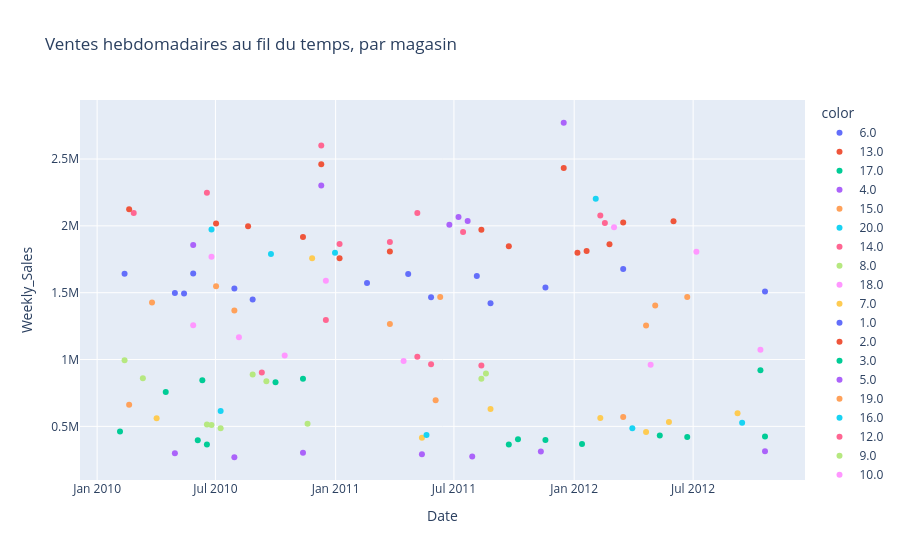

Notebook source saved alongside this figure:
### Markdown cell above
Le nuage de points est considérablement moins contrasté que ne pouvait l'être l'analyse précédente. Les répartitions ne semblent pas être dominées par les semaines en particulier, et il semble que l'effet de la répartition inter-magasin écrase complètement toute régularité dans les distributions hebdomadaires. On notera toutefois que les cinq valeurs les plus élevées semblent toutes être situées à une période précédant légèrement janvier, possiblement le Black Friday ou Noel.

### Code cell
px.scatter(df.dropna(subset=["Date"]), x="Date", y="Weekly_Sales",
           color=df.dropna(subset=["Date"])["Store"].astype(str),
           title="Ventes hebdomadaires au fil du temps, par magasin")

### Figure 1 — Plotly figure (JSON) as saved in the notebook; plotly's stock layout.template omitted (floating-point values rounded to 4 significant figures)
{"data": [{"hovertemplate": "color=6.0<br>Date=%{x}<br>Weekly_Sales=%{y}<extra></extra>", "legendgroup": "6.0", "marker": {"color": "#636efa", "symbol": "circle"}, "mode": "markers", "name": "6.0", "orientation": "v", "showlegend": true, "type": "scatter", "x": ["2011-02-18T00:00:00", "2010-05-28T00:00:00", "2010-04-30T00:00:00", "2011-08-26T00:00:00", "2010-07-30T00:00:00", "2012-10-19T00:00:00", "2011-04-22T00:00:00"], "xaxis": "x", "y": [1572000.0, 1644000.0, 1498000.0, 1420000.0, 1532000.0, NaN, 1639000.0], "yaxis": "y"}, {"hovertemplate": "color=13.0<br>Date=%{x}<br>Weekly_Sales=%{y}<extra></extra>", "legendgroup": "13.0", "marker": {"color": "#EF553B", "symbol": "circle"}, "mode": "markers", "name": "13.0", "orientation": "v", "showlegend": true, "type": "scatter", "x": ["2011-03-25T00:00:00", "2010-08-20T00:00:00", "2012-06-01T00:00:00", "2011-09-23T00:00:00", "2010-12-10T00:00:00", "2010-07-02T00:00:00", "2012-01-20T00:00:00", "2011-08-12T00:00:00", "2012-03-16T00:00:00"], "xaxis": "x", "y": [1808000.0, 1997000.0, 2035000.0, 1847000.0, 2461000.0, 2018000.0, 1812000.0, 1970000.0, 2026000.0], "yaxis": "y"}, {"hovertemplate": "color=17.0<br>Date=%{x}<br>Weekly_Sales=%{y}<extra></extra>", "legendgroup": "17.0", "marker": {"color": "#00cc96", "symbol": "circle"}, "mode": "markers", "name": "17.0", "orientation": "v", "showlegend": true, "type": "scatter", "x": ["2012-07-27T00:00:00", "2010-10-01T00:00:00", "2012-10-12T00:00:00", "2010-04-16T00:00:00", "2010-11-12T00:00:00", "2010-06-11T00:00:00"], "xaxis": "x", "y": [NaN, 829200.0, 919900.0, 757700.0, 855500.0, 845300.0], "yaxis": "y"}, {"hovertemplate": "color=4.0<br>Date=%{x}<br>Weekly_Sales=%{y}<extra></extra>", "legendgroup": "4.0", "marker": {"color": "#ab63fa", "symbol": "circle"}, "mode": "markers", "name": "4.0", "orientation": "v", "showlegend": true, "type": "scatter", "x": ["2010-05-28T00:00:00", "2011-06-24T00:00:00", "2011-01-07T00:00:00", "2011-12-16T00:00:00", "2010-12-10T00:00:00", "2011-07-22T00:00:00", "2011-07-08T00:00:00"], "xaxis": "x", "y": [1858000.0, 2008000.0, NaN, 2771000.0, 2303000.0, 2036000.0, 2067000.0], "yaxis": "y"}, {"hovertemplate": "color=15.0<br>Date=%{x}<br>Weekly_Sales=%{y}<extra></extra>", "legendgroup": "15.0", "marker": {"color": "#FFA15A", "symbol": "circle"}, "mode": "markers", "name": "15.0", "orientation": "v", "showlegend": true, "type": "scatter", "x": ["2011-06-03T00:00:00", "2012-03-16T00:00:00", "2010-02-19T00:00:00"], "xaxis": "x", "y": [695400.0, 570600.0, 660800.0], "yaxis": "y"}, {"hovertemplate": "color=20.0<br>Date=%{x}<br>Weekly_Sales=%{y}<extra></extra>", "legendgroup": "20.0", "marker": {"color": "#19d3f3", "symbol": "circle"}, "mode": "markers", "name": "20.0", "orientation": "v", "showlegend": true, "type": "scatter", "x": ["2012-02-03T00:00:00", "2010-03-26T00:00:00", "2012-09-07T00:00:00", "2010-06-25T00:00:00", "2010-09-24T00:00:00", "2010-12-31T00:00:00"], "xaxis": "x", "y": [2204000.0, NaN, NaN, 1973000.0, 1790000.0, 1800000.0], "yaxis": "y"}, {"hovertemplate": "color=14.0<br>Date=%{x}<br>Weekly_Sales=%{y}<extra></extra>", "legendgroup": "14.0", "marker": {"color": "#FF6692", "symbol": "circle"}, "mode": "markers", "name": "14.0", "orientation": "v", "showlegend": true, "type": "scatter", "x": ["2010-12-10T00:00:00", "2012-02-10T00:00:00", "2011-03-25T00:00:00", "2012-02-17T00:00:00", "2011-05-06T00:00:00", "2011-07-15T00:00:00", "2010-02-26T00:00:00", "2011-01-07T00:00:00", "2010-06-18T00:00:00"], "xaxis": "x", "y": [2601000.0, 2077000.0, 1879000.0, 2021000.0, 2096000.0, 1954000.0, 2096000.0, 1865000.0, 2249000.0], "yaxis": "y"}, {"hovertemplate": "color=8.0<br>Date=%{x}<br>Weekly_Sales=%{y}<extra></extra>", "legendgroup": "8.0", "marker": {"color": "#B6E880", "symbol": "circle"}, "mode": "markers", "name": "8.0", "orientation": "v", "showlegend": true, "type": "scatter", "x": ["2011-08-19T00:00:00", "2010-08-27T00:00:00", "2010-09-03T00:00:00", "2010-03-12T00:00:00", "2010-02-12T00:00:00", "2010-09-17T00:00:00", "2011-07-22T00:00:00", "2011-08-12T00:00:00"], "xaxis": "x", "y": [895100.0, 888800.0, NaN, 860300.0, 994800.0, 836700.0, NaN, 856800.0], "yaxis": "y"}, {"hovertemplate": "color=18.0<br>Date=%{x}<br>Weekly_Sales=%{y}<extra></extra>", "legendgroup": "18.0", "marker": {"color": "#FF97FF", "symbol": "circle"}, "mode": "markers", "name": "18.0", "orientation": "v", "showlegend": true, "type": "scatter", "x": ["2010-10-15T00:00:00", "2012-10-12T00:00:00", "2011-04-15T00:00:00", "2012-04-27T00:00:00", "2010-08-06T00:00:00", "2010-12-17T00:00:00", "2010-05-28T00:00:00"], "xaxis": "x", "y": [1030000.0, 1074000.0, 988200.0, 961200.0, 1166000.0, 1588000.0, 1256000.0], "yaxis": "y"}, {"hovertemplate": "color=7.0<br>Date=%{x}<br>Weekly_Sales=%{y}<extra></extra>", "legendgroup": "7.0", "marker": {"color": "#FECB52", "symbol": "circle"}, "mode": "markers", "name": "7.0", "orientation": "v", "showlegend": true, "type": "scatter", "x": ["2011-05-13T00:00:00", "2010-04-02T00:00:00", "2012-02-10T00:00:00", "2011-08-26T00:00:00", "2012-04-20T00:00:00", "2012-09-07T00:00:00", "2012-05-25T00:00:00"], "xaxis": "x", "y": [414100.0, 561100.0, 563500.0, 630000.0, 457300.0, 597900.0, 532700.0], "yaxis": "y"}, {"hovertemplate": "color=1.0<br>Date=%{x}<br>Weekly_Sales=%{y}<extra></extra>", "legendgroup": "1.0", "marker": {"color": "#636efa", "symbol": "circle"}, "mode": "markers", "name": "1.0", "orientation": "v", "showlegend": true, "type": "scatter", "x": ["2012-03-16T00:00:00", "2010-02-12T00:00:00", "2011-08-05T00:00:00", "2010-08-27T00:00:00", "2012-10-19T00:00:00", "2011-11-18T00:00:00", "2010-05-14T00:00:00", "2011-12-09T00:00:00", "2011-05-27T00:00:00", "2010-09-24T00:00:00"], "xaxis": "x", "y": [1677000.0, 1642000.0, 1624000.0, 1449000.0, 1508000.0, 1539000.0, 1494000.0, NaN, 1466000.0, NaN], "yaxis": "y"}, {"hovertemplate": "color=2.0<br>Date=%{x}<br>Weekly_Sales=%{y}<extra></extra>", "legendgroup": "2.0", "marker": {"color": "#EF553B", "symbol": "circle"}, "mode": "markers", "name": "2.0", "orientation": "v", "showlegend": true, "type": "scatter", "x": ["2011-12-16T00:00:00", "2012-02-24T00:00:00", "2010-11-12T00:00:00", "2011-01-07T00:00:00", "2012-01-06T00:00:00", "2010-02-19T00:00:00"], "xaxis": "x", "y": [2433000.0, 1862000.0, 1917000.0, 1758000.0, 1800000.0, 2124000.0], "yaxis": "y"}, {"hovertemplate": "color=3.0<br>Date=%{x}<br>Weekly_Sales=%{y}<extra></extra>", "legendgroup": "3.0", "marker": {"color": "#00cc96", "symbol": "circle"}, "mode": "markers", "name": "3.0", "orientation": "v", "showlegend": true, "type": "scatter", "x": ["2012-05-18T00:00:00", "2012-01-13T00:00:00", "2011-09-23T00:00:00", "2010-02-05T00:00:00", "2011-07-29T00:00:00", "2012-05-11T00:00:00", "2010-06-18T00:00:00", "2012-06-22T00:00:00", "2011-11-18T00:00:00", "2011-01-07T00:00:00", "2011-10-07T00:00:00", "2010-06-04T00:00:00", "2012-10-19T00:00:00"], "xaxis": "x", "y": [NaN, 367400.0, 365200.0, 461600.0, NaN, 432000.0, 364100.0, 419500.0, 398800.0, NaN, 403300.0, 397000.0, 424500.0], "yaxis": "y"}, {"hovertemplate": "color=5.0<br>Date=%{x}<br>Weekly_Sales=%{y}<extra></extra>", "legendgroup": "5.0", "marker": {"color": "#ab63fa", "symbol": "circle"}, "mode": "markers", "name": "5.0", "orientation": "v", "showlegend": true, "type": "scatter", "x": ["2011-05-13T00:00:00", "2011-12-30T00:00:00", "2011-11-11T00:00:00", "2010-07-30T00:00:00", "2012-10-19T00:00:00", "2010-04-30T00:00:00", "2011-07-29T00:00:00", "2010-11-12T00:00:00"], "xaxis": "x", "y": [290900.0, NaN, 311900.0, 268900.0, 313400.0, 298700.0, 275100.0, 301800.0], "yaxis": "y"}, {"hovertemplate": "color=19.0<br>Date=%{x}<br>Weekly_Sales=%{y}<extra></extra>", "legendgroup": "19.0", "marker": {"color": "#FFA15A", "symbol": "circle"}, "mode": "markers", "name": "19.0", "orientation": "v", "showlegend": true, "type": "scatter", "x": ["2010-03-26T00:00:00", "2012-05-04T00:00:00", "2011-03-25T00:00:00", "2010-07-02T00:00:00", "2010-07-30T00:00:00", "2012-06-22T00:00:00", "2012-04-13T00:00:00", "2011-06-10T00:00:00", "2012-04-20T00:00:00"], "xaxis": "x", "y": [1427000.0, 1405000.0, 1267000.0, 1549000.0, 1366000.0, 1468000.0, NaN, 1467000.0, 1255000.0], "yaxis": "y"}, {"hovertemplate": "color=16.0<br>Date=%{x}<br>Weekly_Sales=%{y}<extra></extra>", "legendgroup": "16.0", "marker": {"color": "#19d3f3", "symbol": "circle"}, "mode": "markers", "name": "16.0", "orientation": "v", "showlegend": true, "type": "scatter", "x": ["2011-05-20T00:00:00", "2012-09-14T00:00:00", "2012-03-30T00:00:00", "2010-07-09T00:00:00"], "xaxis": "x", "y": [435400.0, 526500.0, 485100.0, 614300.0], "yaxis": "y"}, {"hovertemplate": "color=12.0<br>Date=%{x}<br>Weekly_Sales=%{y}<extra></extra>", "legendgroup": "12.0", "marker": {"color": "#FF6692", "symbol": "circle"}, "mode": "markers", "name": "12.0", "orientation": "v", "showlegend": true, "type": "scatter", "x": ["2011-05-06T00:00:00", "2010-12-17T00:00:00", "2011-08-12T00:00:00", "2011-05-27T00:00:00", "2010-09-10T00:00:00"], "xaxis": "x", "y": [1021000.0, 1296000.0, 955900.0, 964300.0, 903100.0], "yaxis": "y"}, {"hovertemplate": "color=9.0<br>Date=%{x}<br>Weekly_Sales=%{y}<extra></extra>", "legendgroup": "9.0", "marker": {"color": "#B6E880", "symbol": "circle"}, "mode": "markers", "name": "9.0", "orientation": "v", "showlegend": true, "type": "scatter", "x": ["2010-06-25T00:00:00", "2010-11-19T00:00:00", "2010-07-09T00:00:00", "2010-06-18T00:00:00"], "xaxis": "x", "y": [509300.0, 519800.0, 485400.0, 513100.0], "yaxis": "y"}, {"hovertemplate": "color=10.0<br>Date=%{x}<br>Weekly_Sales=%{y}<extra></extra>", "legendgroup": "10.0", "marker": {"color": "#FF97FF", "symbol": "circle"}, "mode": "markers", "name": "10.0", "orientation": "v", "showlegend": true, "type": "scatter", "x": ["2012-07-06T00:00:00", "2012-03-02T00:00:00", "2010-06-25T00:00:00"], "xaxis": "x", "y": [1806000.0, 1990000.0, 1768000.0], "yaxis": "y"}, {"hovertemplate": "color=11.0<br>Date=%{x}<br>Weekly_Sales=%{y}<extra></extra>", "legendgroup": "11.0", "marker": {"color": "#FECB52", "symbol": "circle"}, "mode": "markers", "name": "11.0", "orientation": "v", "showlegend": true, "type": "scatter", "x": ["2010-11-26T00:00:00"], "xaxis": "x", "y": [1757000.0], "yaxis": "y"}], "layout": {"legend": {"title": {"text": "color"}, "tracegroupgap": 0}, "title": {"text": "Ventes hebdomadaires au fil du temps, par magasin"}, "xaxis": {"anchor": "y", "domain": [0, 1], "title": {"text": "Date"}}, "yaxis": {"anchor": "x", "domain": [0, 1], "title": {"text": "Weekly_Sales"}}}}
